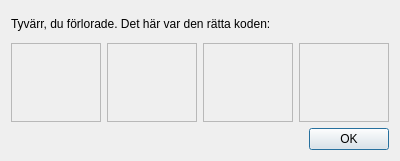
<?xml version="1.0" encoding="UTF-8"?>
<ui version="4.0">
 <class>GameOverDialog</class>
 <widget class="QDialog" name="GameOverDialog">
  <property name="geometry">
   <rect>
    <x>0</x>
    <y>0</y>
    <width>400</width>
    <height>161</height>
   </rect>
  </property>
  <property name="windowTitle">
   <string>Gameover!</string>
  </property>
  <property name="accessibleName">
   <string>MainWindow</string>
  </property>
  <layout class="QGridLayout" name="gridLayout">
   <item row="0" column="0">
    <layout class="QVBoxLayout" name="MainVLayout" stretch="1,3">
     <item>
      <widget class="QLabel" name="GameOverLabel">
       <property name="text">
        <string>Tyvärr, du förlorade. Det här var den rätta koden:</string>
       </property>
       <property name="alignment">
        <set>Qt::AlignLeading|Qt::AlignLeft|Qt::AlignVCenter</set>
       </property>
      </widget>
     </item>
     <item>
      <layout class="QHBoxLayout" name="ColorBoxHLayout">
       <item>
        <widget class="QFrame" name="ColorBox1">
         <property name="accessibleName">
          <string>GameOverBox</string>
         </property>
         <property name="frameShape">
          <enum>QFrame::StyledPanel</enum>
         </property>
         <property name="frameShadow">
          <enum>QFrame::Raised</enum>
         </property>
        </widget>
       </item>
       <item>
        <widget class="QFrame" name="ColorBox2">
         <property name="accessibleName">
          <string>GameOverBox</string>
         </property>
         <property name="frameShape">
          <enum>QFrame::StyledPanel</enum>
         </property>
         <property name="frameShadow">
          <enum>QFrame::Raised</enum>
         </property>
        </widget>
       </item>
       <item>
        <widget class="QFrame" name="ColorBox3">
         <property name="accessibleName">
          <string>GameOverBox</string>
         </property>
         <property name="frameShape">
          <enum>QFrame::StyledPanel</enum>
         </property>
         <property name="frameShadow">
          <enum>QFrame::Raised</enum>
         </property>
        </widget>
       </item>
       <item>
        <widget class="QFrame" name="ColorBox4">
         <property name="accessibleName">
          <string>GameOverBox</string>
         </property>
         <property name="frameShape">
          <enum>QFrame::StyledPanel</enum>
         </property>
         <property name="frameShadow">
          <enum>QFrame::Raised</enum>
         </property>
        </widget>
       </item>
      </layout>
     </item>
    </layout>
   </item>
   <item row="1" column="0">
    <widget class="QDialogButtonBox" name="ControlsBox">
     <property name="sizePolicy">
      <sizepolicy hsizetype="Expanding" vsizetype="Fixed">
       <horstretch>0</horstretch>
       <verstretch>0</verstretch>
      </sizepolicy>
     </property>
     <property name="accessibleName">
      <string>ControlsBox</string>
     </property>
     <property name="layoutDirection">
      <enum>Qt::LeftToRight</enum>
     </property>
     <property name="orientation">
      <enum>Qt::Horizontal</enum>
     </property>
     <property name="standardButtons">
      <set>QDialogButtonBox::Ok</set>
     </property>
    </widget>
   </item>
  </layout>
 </widget>
 <resources/>
 <connections>
  <connection>
   <sender>ControlsBox</sender>
   <signal>accepted()</signal>
   <receiver>GameOverDialog</receiver>
   <slot>accept()</slot>
   <hints>
    <hint type="sourcelabel">
     <x>248</x>
     <y>254</y>
    </hint>
    <hint type="destinationlabel">
     <x>157</x>
     <y>274</y>
    </hint>
   </hints>
  </connection>
  <connection>
   <sender>ControlsBox</sender>
   <signal>rejected()</signal>
   <receiver>GameOverDialog</receiver>
   <slot>reject()</slot>
   <hints>
    <hint type="sourcelabel">
     <x>316</x>
     <y>260</y>
    </hint>
    <hint type="destinationlabel">
     <x>286</x>
     <y>274</y>
    </hint>
   </hints>
  </connection>
 </connections>
</ui>
